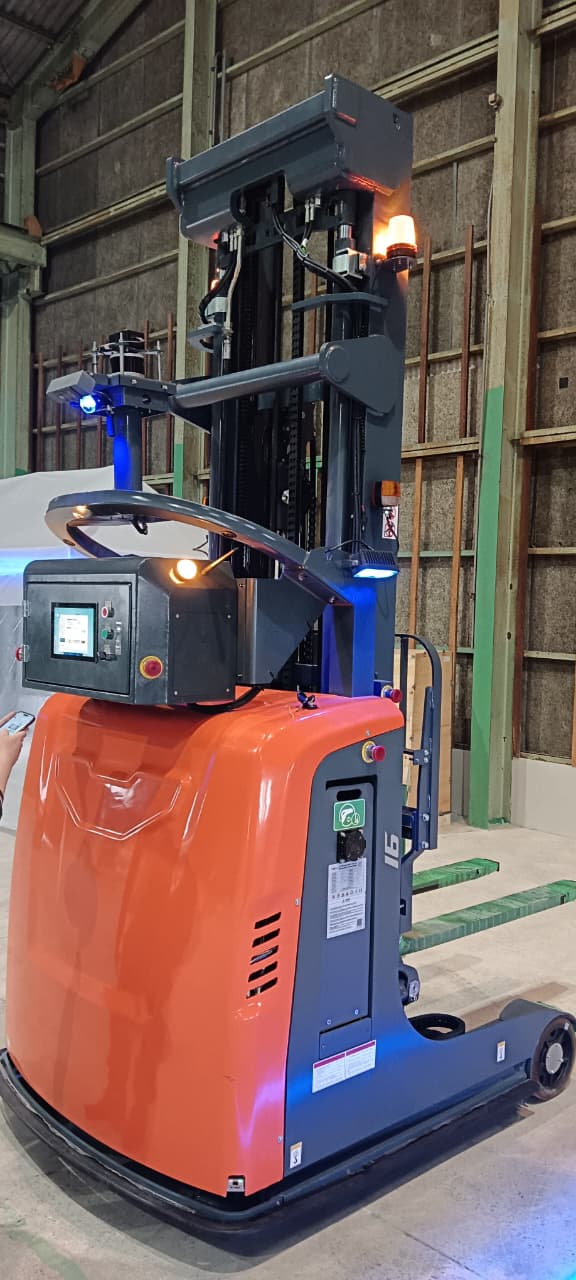
#> input picture test.jpeg, 576 x 1280 px
$ python main.py
#> lines starting #> are read from the running program, lines starting #| are printed output that depends on the picture
import cv2
img = cv2.imread("../test.jpeg")
#> img is the input picture: shape (1280, 576, 3); mean B, G, R 92.1, 93.1, 113.1

if img is None:
    print("image not found")
    exit()

gray =cv2.cvtColor(img,cv2.COLOR_BGR2GRAY)
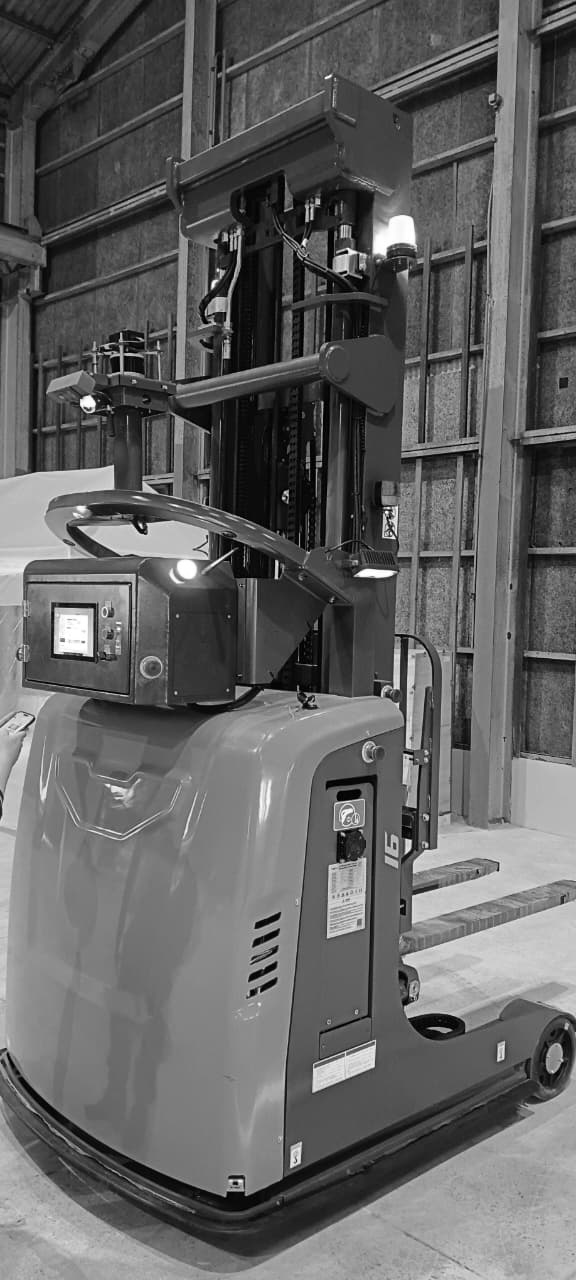
#> gray: shape (1280, 576); min 0, max 255, mean 99
##converts the image from BGR → Grayscale.They are easier to process for:edge detection,thresholding,face detection,object tracking
cv2.imshow("original", img)
cv2.imshow("grayscale", gray)

cv2.waitKey(0)
cv2.destroyAllWindows
